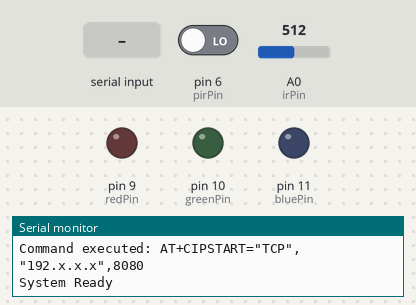
This sketch was run on a simulated Arduino Uno, built with avr-gcc and run on an emulated ATmega328P. Parts: output pins drawn as LEDs (lit = HIGH), the last lines printed to the serial monitor. The test bench sets the inputs (shaded band); at power-on: pin 6 (pirPin) LOW, A0 (irPin) = 512. The modem accepts every AT command (registered, SIM ready, sends succeed) and sends nothing else.

Above: at 1.2 s.
1.3 s: pin 6 (pirPin) driven HIGH
3.9 s: "y" received over the second serial link
5.4 s: "b" received over the second serial link
6.9 s: "g" received over the second serial link
11.4 s: "w" received over the second serial link
At 12.9 s:
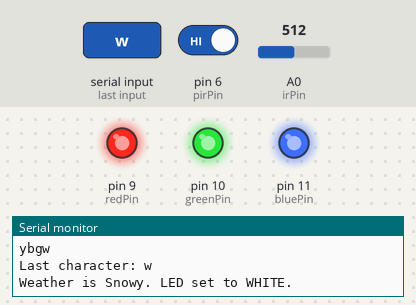
At 29.8 s:
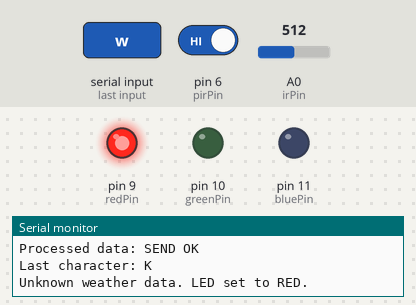
Timing chart, 0 to 30.1 s (numbered marks = the images above; inputs shaded):
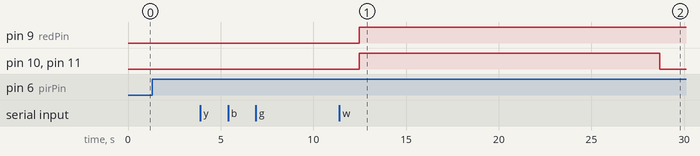

The sketch:

WIFIFINAL.ino
```cpp
#include <SoftwareSerial.h>
#include <ArduinoJson.h>

// 핀 설정
const int pirPin = 6;
const int irPin = A0;
const int redPin = 9;
const int greenPin = 10;
const int bluePin = 11;

SoftwareSerial mySerial(2, 3); // RX, TX

void setup() {
  Serial.begin(9600);
  mySerial.begin(9600);

  // ESP8266 초기화
  sendATCommand("AT", "OK", 2000);

  // WiFi 네트워크 연결 설정
  const char* ssid = "";       // WiFi 네트워크 SSID
  const char* password = "";   // WiFi 네트워크 비밀번호
  String wifiCommand = "AT+CWJAP=\"" + String(ssid) + "\",\"" + String(password) + "\"";
  sendATCommand(wifiCommand.c_str(), "OK", 20000);

  // 서버에 TCP 연결
  const char* server = "192.x.x.x"; // 백엔드 서버의 IP 주소
  String cipstartCommand = "AT+CIPSTART=\"TCP\",\"" + String(server) + "\",8080";
  sendATCommand(cipstartCommand.c_str(), "OK", 10000);

  pinMode(pirPin, INPUT);
  pinMode(redPin, OUTPUT);
  pinMode(greenPin, OUTPUT);
  pinMode(bluePin, OUTPUT);
  Serial.println("System Ready");

}

void loop() {
  // 센서에서 데이터 읽기 (아날로그 핀 A0에서 값을 읽어옴)
  int sensorValue = analogRead(A0);
  float voltage = sensorValue * (5.0 / 1023.0); // 아날로그 값을 전압으로 변환
  // JSON 데이터 생성
  String jsonBody = "{\"sensor_value\": " + String(sensorValue) + ", \"voltage\": " + String(voltage, 2) + "}";

  int pirValue = digitalRead(pirPin);
  int irValue = analogRead(irPin);
  //Serial.print("PIR Sensor Value: ");
  //Serial.println(pirValue);
  //Serial.print("IR Sensor Value: ");
  //Serial.println(irValue);
  if (pirValue == HIGH) {
      // PIR 센서가 움직임을 감지한 경우
      if (irValue < 50) { //열림
        // 적외선 센서가 특정 거리 내에 감지된 경우
        setColor(255, 0, 0); // 적색 (가까운 거리)
        Serial.println("Both PIR and IR detected. LED set to GREEN.");
      } else { //닫힘
      // HTTP POST 요청 전송
      sendHTTPPost("/info", jsonBody);
      // 서버 응답 읽기 (시리얼 모니터에 출력)
      readServerResponse();
      // 잠시 대기
      delay(5000);
    }
  }
  else{
    setColor(0, 0, 0);
  }
}

void sendHTTPPost(const char* path, String body) {
  // HTTP POST 요청 생성
  String postRequest = "POST " + String(path) + " HTTP/1.1\r\n";
  postRequest += "Host: 192.x.x.x\r\n"; // 백엔드 서버의 IP 주소
  postRequest += "Content-Type: application/json\r\n";
  postRequest += "Content-Length: " + String(body.length()) + "\r\n\r\n";
  postRequest += body;

  // AT 명령어로 전송
  String cipsendCommand = "AT+CIPSEND=" + String(postRequest.length());
  sendATCommand(cipsendCommand.c_str(), ">", 5000);
  mySerial.print(postRequest);

  // 서버 응답을 받을 때까지 대기
  delay(1000); // 충분한 시간 대기
}

void sendATCommand(const char* command, const char* expectedResponse, unsigned long timeout) {
  mySerial.println(command);
  unsigned long startTime = millis();
  while (millis() - startTime < timeout) {
    if (mySerial.find((char*)expectedResponse)) {
      Serial.println("Command executed: " + String(command));
      return;
    }
  }
  Serial.println("Failed: " + String(command));
}
void readServerResponse() {
  String data = "";
  unsigned long startTime = millis();
  while (millis() - startTime < 10000) { // 10초 동안 대기
    while (mySerial.available()) {
      char c = mySerial.read();
      Serial.write(c);
      data += c;
    }
  }

  // 데이터 수신 확인을 위해 시리얼 모니터에 출력
  Serial.println("Received data: " + data);

  // 불필요한 공백 문자 및 특수 문자 제거
  data.trim();

  // 정제된 데이터 확인을 위해 시리얼 모니터에 출력
  Serial.println("Processed data: " + data);

  // 마지막 글자 추출
  char weatherCode = data.charAt(data.length() - 1);

  // 마지막 글자 확인을 위해 시리얼 모니터에 출력
  Serial.println("Last character: " + String(weatherCode));

  // 마지막 글자를 기반으로 LED 색상 설정
  if (weatherCode == 'y') {
    setColor(255, 255, 0); // 노란색
    Serial.println("Weather is hot. LED set to YELLOW.");
  } else if (weatherCode == 'b') {
    setColor(0, 0, 255); // 파란색
    Serial.println("Weather is Rainy. LED set to BLUE.");
  } else if (weatherCode == 'g') {
    setColor(128, 128, 128); // 회색
    Serial.println("Weather is Cloudy. LED set to GRAY.");
  } else if (weatherCode == 'w') {
    setColor(255, 255, 255); // 흰색
    Serial.println("Weather is Snowy. LED set to WHITE.");
  } else if (weatherCode == 'p') {
    setColor(128, 0, 128); // 보라색
    Serial.println("Weather is cold. LED set to PURPLE.");
  } else {
    setColor(255, 0, 0); // 빨간색 (알 수 없음)
    Serial.println("Unknown weather data. LED set to RED.");
  }
}

void setColor(int red, int green, int blue) {
  analogWrite(redPin, red);
  analogWrite(greenPin, green);
  analogWrite(bluePin, blue);
}
```
